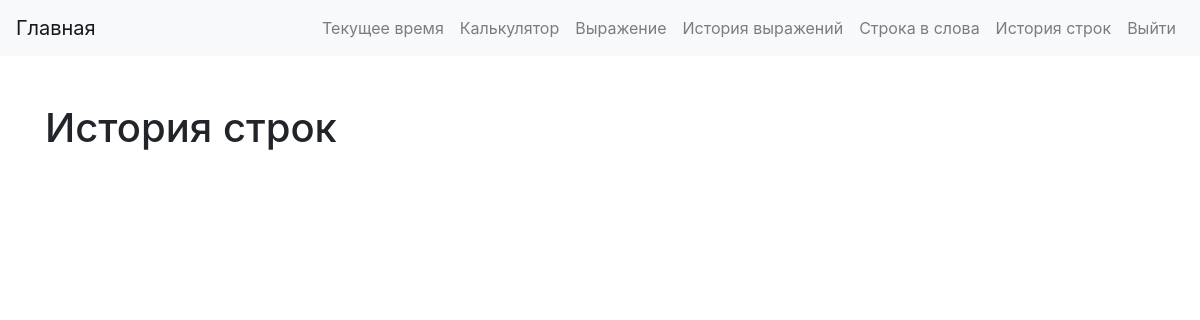
Page /str_history/ (signed in) on the earlier database version.
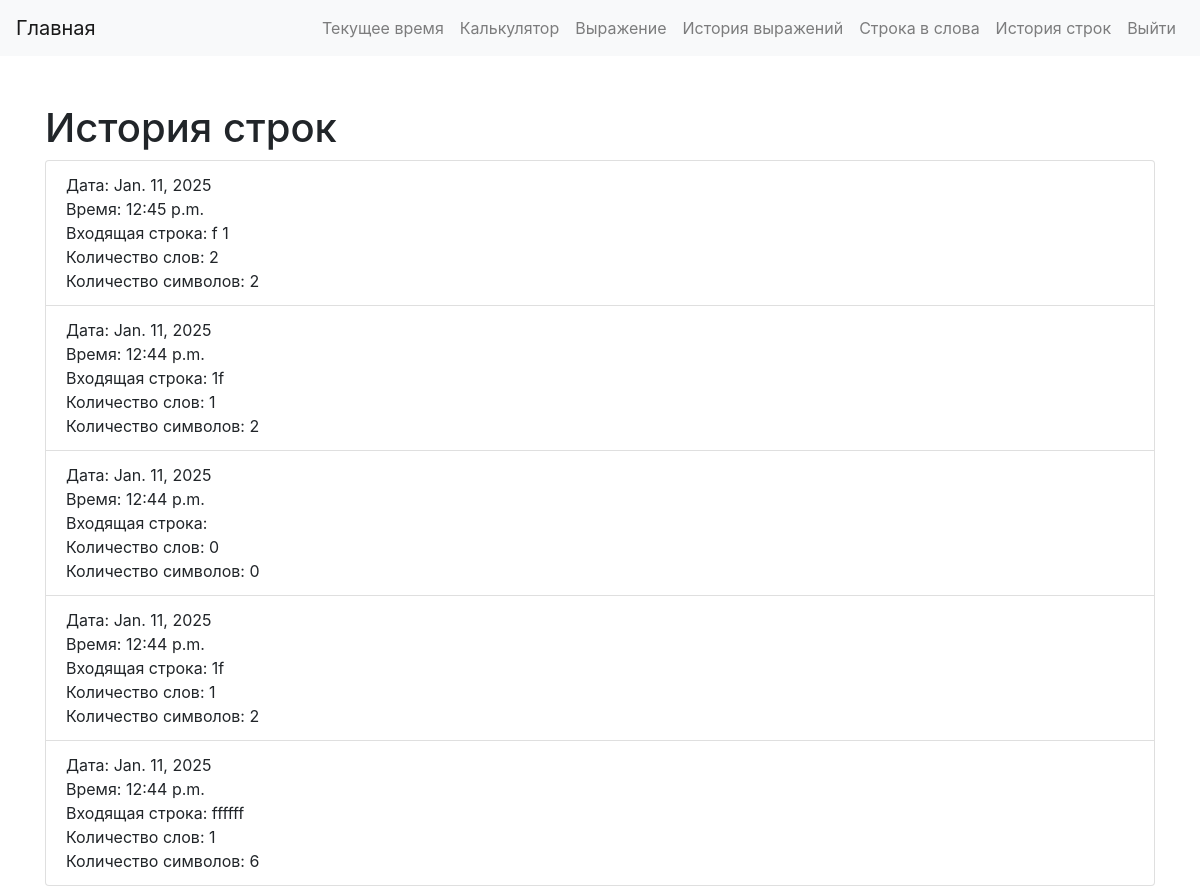
Same page on the later database version.
### main/models.py (models this page shows)
class StringRequest(models.Model):
    user = models.ForeignKey(User, on_delete=models.CASCADE)
    input_string = models.TextField()
    word_count = models.IntegerField()
    char_count = models.IntegerField()
    date = models.DateField()
    time = models.TimeField()

### main/views.py (the view)
# urls.py: path('str_history/', views.str_history, name='str_history'),
@login_required
def str_history(request):
    history = StringRequest.objects.filter(user=request.user).order_by('-date', '-time')
    context = {
        'history': history,
    }
    return render(request, 'str_history.html', context)

### main/templates/str_history.html (shortened to what this page needs)
{% extends 'base.html' %}
{% block content %}
<h1 class="mt-5">История строк</h1>
<ul class="list-group">
    {% for entry in history %}
    <li class="list-group-item">
        Дата: {{ entry.date }}<br>
        Время: {{ entry.time }}<br>
        Входящая строка: {{ entry.input_string }}<br>
        Количество слов: {{ entry.word_count }}<br>
        Количество символов: {{ entry.char_count }}
    </li>
    {% endfor %}
</ul>
{% endblock %}

Differences in the rows shown:
added StringRequest: date "Jan. 11, 2025", time "12:45 p.m.", input_string "f 1", word_count "2", char_count "2"
added StringRequest: date "Jan. 11, 2025", time "12:44 p.m.", input_string "1f", word_count "1", char_count "2"
added StringRequest: date "Jan. 11, 2025", time "12:44 p.m.", word_count "0", char_count "0"
added StringRequest: date "Jan. 11, 2025", time "12:44 p.m.", input_string "1f", word_count "1", char_count "2"
added StringRequest: date "Jan. 11, 2025", time "12:44 p.m.", input_string "ffffff", word_count "1", char_count "6"
